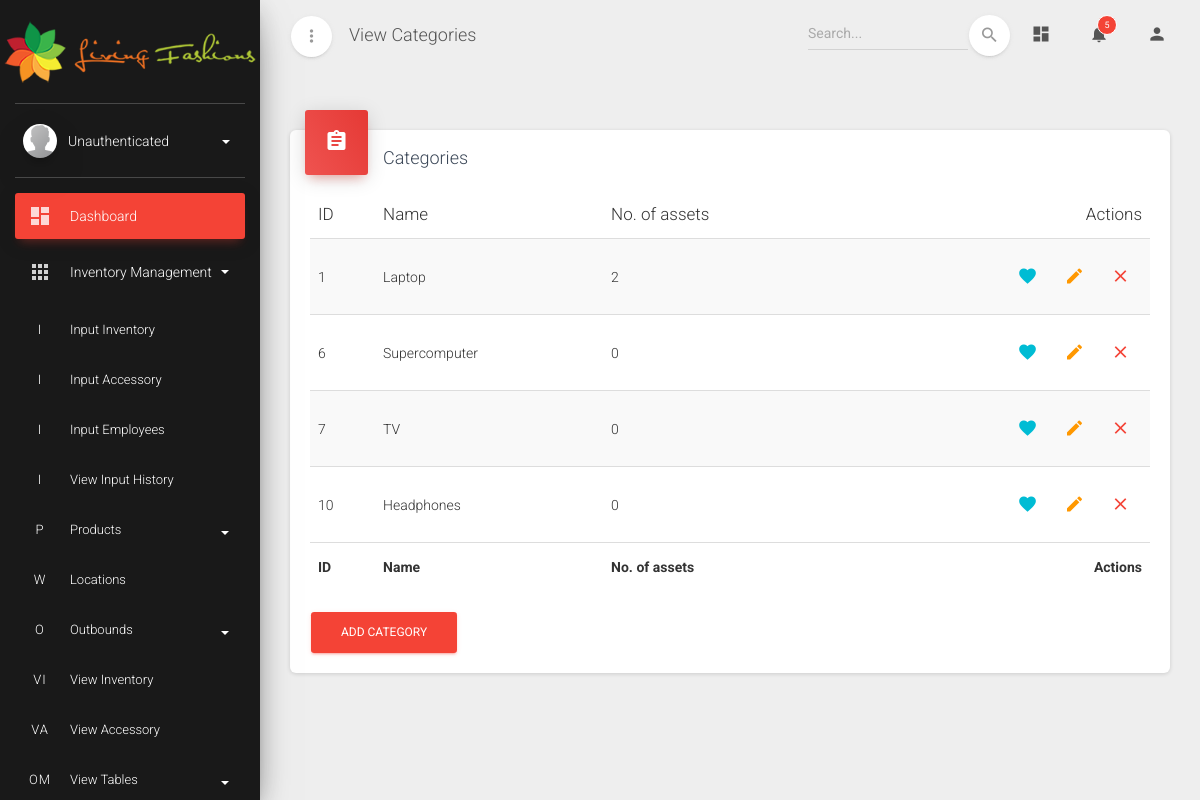
Screenshot of /webapp/view_categories/ with the database file from the repository.
### webapp/models.py (models this page shows, shortened)
class Category(models.Model):
    name = models.CharField(max_length=200, help_text="Type of asset", unique=True)

class Asset(models.Model):
    class STATUSES(models.TextChoices):
        checked_in = 'I', 'Checked in'
        checked_out = 'O', 'Checked out'
    category = models.ForeignKey(Category, on_delete=models.SET_NULL, null=True)
    manufacturer = models.ForeignKey(Manufacturer, on_delete=models.SET_NULL, null=True)
    name = models.CharField(max_length=200, help_text='Name of asset')
    price = models.IntegerField(help_text='Price of asset in rupees')
    processor = models.CharField(max_length=200, help_text='Processor specs')
    ram = models.IntegerField(help_text='Total RAM in asset')
    hdd = models.IntegerField(help_text='Total HDD storage in asset', blank=True, null=True)
    ssd = models.IntegerField(help_text='Total SSD storage in asset', blank=True, null=True)
    purchase_date = models.DateField(help_text='Date of asset purchase')
    checkout_status = models.CharField(max_length=1, choices=STATUSES.choices, default=STATUSES.checked_in)
    status = models.ForeignKey(Status, on_delete=models.SET_NULL, null=True)
    department = models.ForeignKey(Department, on_delete=models.SET_NULL, null=True)
    supplier = models.ForeignKey(Supplier, on_delete=models.SET_NULL, null=True)
    assigned_to = models.ForeignKey(Employee, on_delete=models.SET_NULL, null=True)
    location = models.ForeignKey(Location, on_delete=models.SET_NULL, null=True)
    asset_image = models.ImageField(upload_to='images/', blank=True, null=True)
    serial = models.CharField(max_length=200, help_text='Serial number of asset', blank=True)
    invoice = models.IntegerField(help_text='Invoice number of asset', blank=True, null=True)

### webapp/views.py (the view)
# urls.py: path('view_categories/', views.CategoryListView.as_view(), name='view_category-list'),
class CategoryListView(ListView):
    model = Category
    fields = '__all__'
    context_object_name = 'categories'
    template_name = 'webapp/view_categories.html'

### webapp/templates/webapp/view_categories.html (shortened to what this page needs)
{% extends 'master.html' %}
{% block title %}View Categories{% endblock title %}
{% block content %}
  <div class="content">
    <div class="container-fluid">
      <div class="row">
        <div class="col-md-12">
          <div class="card">
            <div class="card-header card-header-danger card-header-icon">
              <div class="card-icon">
                <i class="material-icons">assignment</i>
              </div>
              <h4 class="card-title">Categories</h4>
            </div>
            <div class="card-body">
              <div class="material-datatables">
                <table id="datatables" class="table table-striped table-no-bordered table-hover" cellspacing="0" width="100%" style="width:100%">
                  <thead>
                    <tr>
                      <th>ID</th>
                      <th>Name</th>
                      <th>No. of assets</th>
                      <th class="disabled-sorting text-right">Actions</th>
                    </tr>
                  </thead>
                  <tfoot>
                    <tr>
                      <th>ID</th>
                      <th>Name</th>
                      <th>No. of assets</th>
                      <th class="text-right">Actions</th>
                    </tr>
                  </tfoot>
                  <tbody>
                    {% for category in categories %}
                    <tr>
                        <td>{{ category.id }}</td>
                        <td>{{ category.name }}</td>
                        <td>{{ category.asset_set.all|length }}</td>
                        <td class="text-right">
                            <a href="#" class="btn btn-link btn-info btn-just-icon like"><i class="material-icons">favorite</i></a>
                            <a href="{% url 'view_category-update' category.id %}" class="btn btn-link btn-warning btn-just-icon edit"><i class="material-icons">edit</i></a>
                            <a href="{% url 'view_category-delete' category.id %}" class="btn btn-link btn-danger btn-just-icon remove"><i class="material-icons">close</i></a>
                        </td>
                    </tr>
                    {% endfor %}
                  </tbody>
                </table>
              </div>
              <a class="btn btn-danger" href="{% url 'input_category' %}" role="button">Add category</a>
            </div>
          </div>
        </div>
      </div>
    </div>
  </div>
{% endblock %}

### rows the page displays
Category: id "1", name "Laptop", asset_set.all|length "2"
Category: id "6", name "Supercomputer", asset_set.all|length "0"
Category: id "7", name "TV", asset_set.all|length "0"
Category: id "10", name "Headphones", asset_set.all|length "0"
